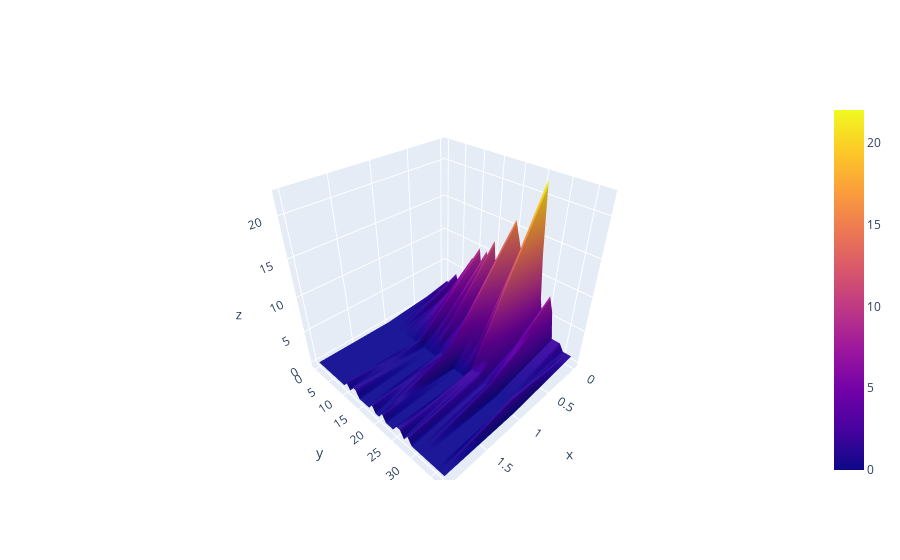

The notebook cell saved with this chart:
### Code cell
iplot([go.Surface(z=v)])

### Figure 1 — Plotly figure (JSON) as saved in the notebook; plotly's stock layout.template omitted (floating-point values rounded to 4 significant figures)
{"data": [{"z": [[1, 0, 0], [2, 0, 0], [1, 0, 0], [2, 0, 0], [4, 0, 0], [2, 0, 0], [4, 0, 0], [5, 0, 0], [5, 0, 0], [8, 0, 0], [6, 0, 1], [10, 1, 0], [6, 0, 1], [10, 0, 1], [7, 0, 0], [12, 0, 0], [7, 0, 0], [7, 1, 0], [11, 1, 1], [8, 2, 0], [16, 3, 0], [14, 0, 1], [12, 0, 0], [9, 0, 0], [17, 0, 0], [11, 0, 1], [22, 2, 1], [13, 2, 0], [7, 2, 1], [4, 1, 0], [8, 1, 0], [6, 2, 0], [2, 0, 0], [2, 0, 0], [2, 0, 0], [1, 0, 0], [1, 2, 0], [1, 0, 0]], "type": "surface"}], "layout": {}}
